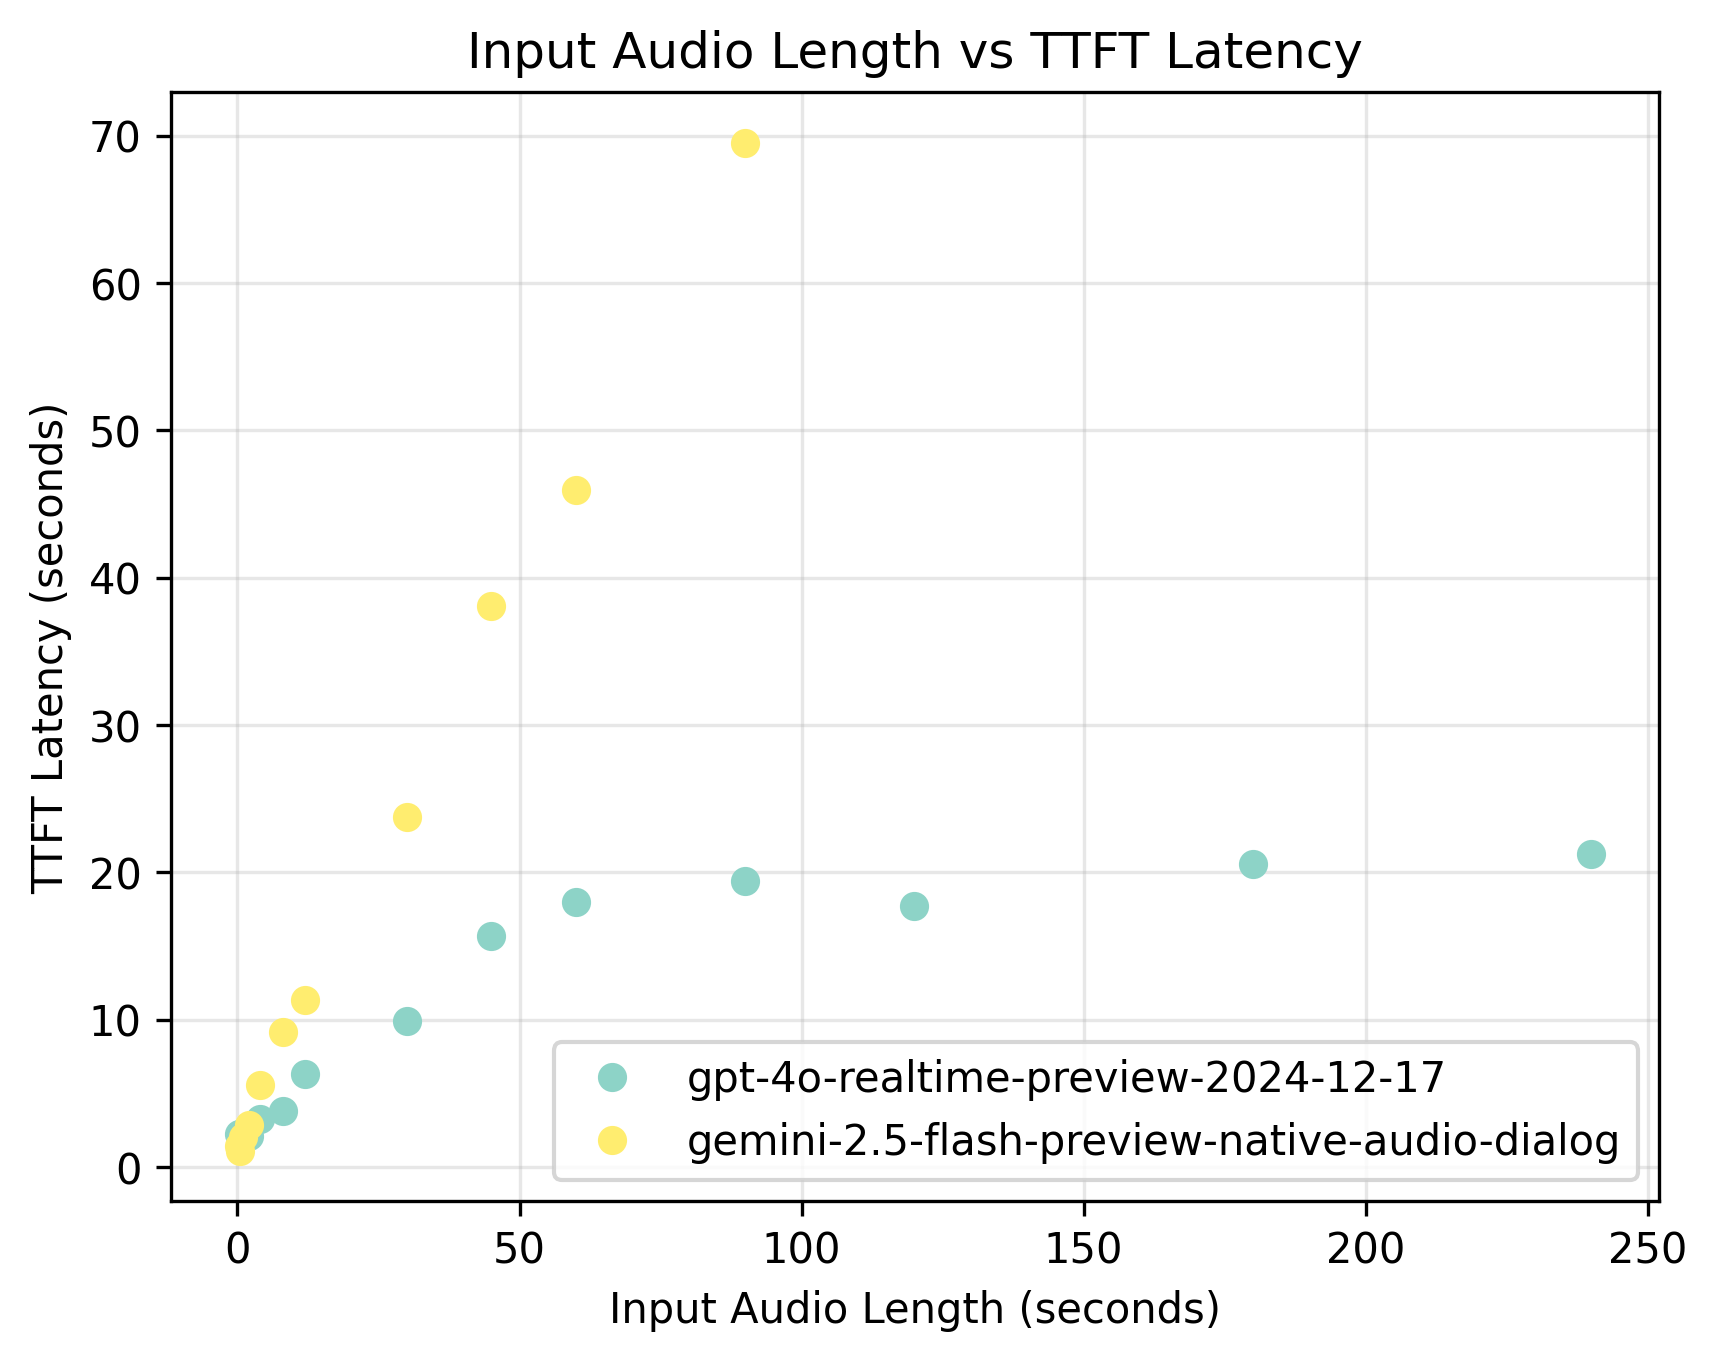

This figure's Python source:
import asyncio
import random
from pathlib import Path
import numpy as np
import matplotlib.pyplot as plt
from pydub import AudioSegment
import spoken


def random_audio(input_wav_path: Path, duration_seconds: float) -> AudioSegment:
    """Generate audio with specified duration from random chunks of the input audio"""
    audio = AudioSegment.from_wav(input_wav_path)
    sample_rate = audio.frame_rate
    samples = np.array(audio.get_array_of_samples())

    chunk_size_ms = 200
    chunk_size_samples = int(chunk_size_ms * sample_rate / 1000)
    num_chunks_needed = int(duration_seconds * 1000 / chunk_size_ms)

    final_audio = AudioSegment.empty()

    for _ in range(num_chunks_needed):
        max_start = len(samples) - chunk_size_samples
        start_idx = random.randint(0, max_start)

        chunk_samples = samples[start_idx:start_idx + chunk_size_samples]

        chunk_audio = AudioSegment(
            chunk_samples.tobytes(),
            sample_width=2,
            frame_rate=sample_rate,
            channels=1,
        )

        final_audio += chunk_audio

    return final_audio


async def benchmark_model(model_name: str, audio_length: float) -> dict:
    try:
        model = spoken(
            model_name,
            random_audio(Path("./examples/scooby.wav"), audio_length)
        )

        print(f"Running {model_name} with audio length {audio_length} seconds")

        try:
            await asyncio.wait_for(model.run(), timeout=120.0)
        except asyncio.TimeoutError:
            print(f"Timeout for {model_name} with {audio_length}s audio")
            return {
                "success": False,
            }

        latency = model.first_output_token_time - model.input_audio_sent_time
        print(f"Latency for {model_name} with {audio_length}s audio: {latency} seconds")

        return {
            "model_name": model_name,
            "audio_length_seconds": audio_length,
            "latency_seconds": latency,
            "success": True
        }

    except Exception as e:
        import traceback
        traceback.print_exc()
        return {
            "success": False,
        }


async def main():
    print("🎤 Speech-to-Speech Latency Benchmark")

    models = ["gpt-4o-realtime-preview-2024-12-17", "gemini-2.5-flash-preview-native-audio-dialog", "amazon.nova-sonic-v1:0"] #spoken.models
    audio_lengths = [0.2, 0.4, 1.0, 2.0, 4.0, 8.0, 12.0, 30.0, 45.0, 60.0, 90.0, 120.0, 180.0, 240.0]

    print(f"Testing {len(models)} models across {len(audio_lengths)} audio lengths")
    print(f"Total tests: {len(models) * len(audio_lengths)}")

    tasks = []
    for model in models:
        for length in audio_lengths:
            tasks.append(benchmark_model(model, length))

    results = await asyncio.gather(*tasks, return_exceptions=True)
    successful_results = [r for r in results if isinstance(r, dict) and r.get("success")]

    from collections import defaultdict
    models = defaultdict(list)
    for result in successful_results:
        models[result["model_name"]].append(result)

    colors = plt.cm.Set3(np.linspace(0, 1, len(models)))
    for (model, model_results), color in zip(models.items(), colors):
        for i, result in enumerate(model_results):
            plt.plot(
                result["audio_length_seconds"],
                result["latency_seconds"],
                'o',
                color=color,
                label=model if i == 0 else "",
            )

    plt.xlabel('Input Audio Length (seconds)')
    plt.ylabel('TTFT Latency (seconds)')
    plt.title('Input Audio Length vs TTFT Latency')
    plt.legend()
    plt.grid(True, alpha=0.3)
    plt.savefig('./latency.png', dpi=300, bbox_inches='tight')


if __name__ == "__main__":
    asyncio.run(main()) 
